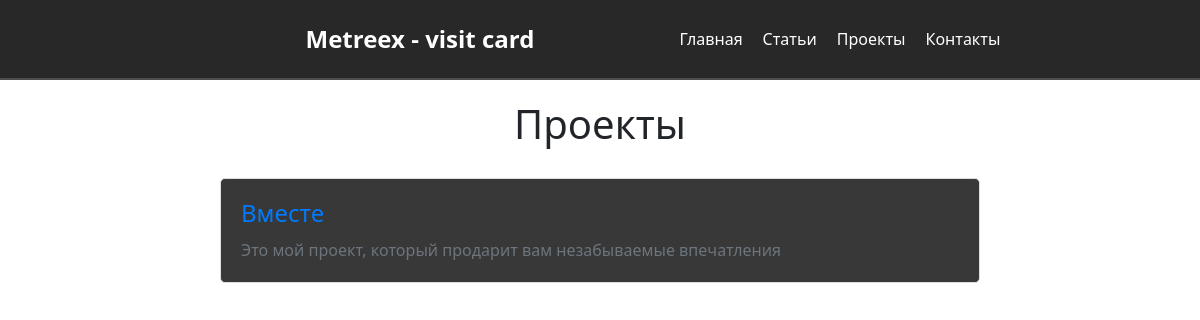
The app's page /projects with its own data.
### projects/models.py (models this page shows, shortened)
class Projects(models.Model):
    title = models.CharField('Название', max_length=150)
    intro = models.CharField('Интро', max_length=500)
    full_text = models.TextField('Проект')
    date = models.DateTimeField('Дата публикации')
    class Meta:
        verbose_name = 'Проект'
        verbose_name_plural = 'Проекты'

### projects/views.py (the view)
# urls.py: path('', include('projects.urls')),
def projects(requests):
    prj = Projects.objects.all()
    return render(requests, 'projects/projects.html', {'prj': prj})

### projects/templates/projects/projects.html (shortened to what this page needs)
{% extends 'main/layout.html' %}
{% load static %}
{% block content %}
<link rel="stylesheet" href="{% static 'projects/css/projects.css' %}">
<div class="projects-container">
        <h1 class="header-title">Проекты</h1>
        {% for el in prj %}
            <a href="{% url 'projects-detail' el.id %}" class="projects-link">
                <h4>{{ el.title }}</h4>
                <p>{{ el.intro }}</p>
            </a>
        {% endfor %}
    </div>
{% endblock %}

### main/static/main/css/main.css (style rules this page uses)
body { background: white; }

### projects/static/projects/css/projects.css (style rules this page uses)
body { background-color: #ffffff; }
.projects-container { max-width: 800px; margin: 0 auto; padding: 20px; }
.header-title { text-align: center; margin-bottom: 30px; color: #212529; }
.projects-link { display: block; background-color: #383838; border: 1px solid #ddd; margin-bottom: 15px; padding: 20px; border-radius: 5px; transition: background-color 0.3s ease, box-shadow 0.3s ease; text-decoration: none; color: inherit; }
.projects-link h4 { margin: 0 0 10px 0; color: #007bff; }
.projects-link p { margin: 0; color: #6c757d; }

### records on screen
Projects: title "Вместе", intro "Это мой проект, который продарит вам незабываемые впечатления"
